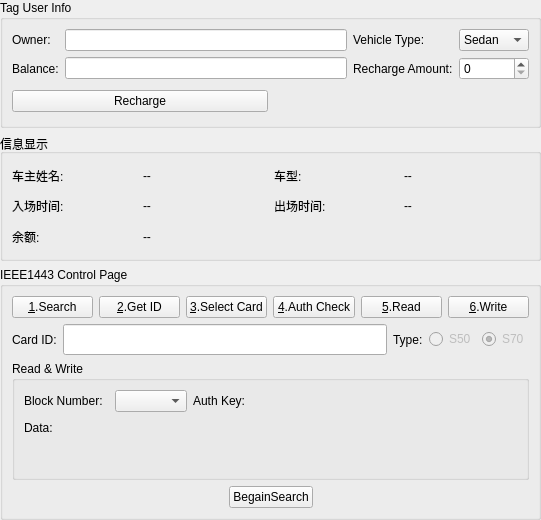
<?xml version="1.0" encoding="UTF-8"?>
<ui version="4.0">
 <class>IEEE14443ControlWidget</class>
 <widget class="QWidget" name="IEEE14443ControlWidget">
  <property name="geometry">
   <rect>
    <x>0</x>
    <y>0</y>
    <width>541</width>
    <height>520</height>
   </rect>
  </property>
  <layout class="QVBoxLayout" name="verticalLayout">
   <property name="margin">
    <number>0</number>
   </property>
   <item>
    <widget class="QGroupBox" name="tagInfoGroupBox">
     <property name="title">
      <string>Tag User Info</string>
     </property>
     <layout class="QVBoxLayout" name="verticalLayout_2">
      <item>
       <layout class="QGridLayout" name="gridLayout">
        <item row="0" column="0">
         <widget class="QLabel" name="label_owner">
          <property name="text">
           <string>Owner:</string>
          </property>
         </widget>
        </item>
        <item row="0" column="1">
         <widget class="QLineEdit" name="ownerNameEdit">
          <property name="maxLength">
           <number>12</number>
          </property>
         </widget>
        </item>
        <item row="0" column="2">
         <widget class="QLabel" name="label_vehicle">
          <property name="text">
           <string>Vehicle Type:</string>
          </property>
         </widget>
        </item>
        <item row="0" column="3">
         <widget class="QComboBox" name="vehicleTypeBox">
          <item>
           <property name="text">
            <string>Sedan</string>
           </property>
          </item>
          <item>
           <property name="text">
            <string>SUV</string>
           </property>
          </item>
          <item>
           <property name="text">
            <string>Truck</string>
           </property>
          </item>
          <item>
           <property name="text">
            <string>Electric</string>
           </property>
          </item>
          <item>
           <property name="text">
            <string>Other</string>
           </property>
          </item>
         </widget>
        </item>
        <item row="1" column="0">
         <widget class="QLabel" name="label_balance">
          <property name="text">
           <string>Balance:</string>
          </property>
         </widget>
        </item>
        <item row="1" column="1">
         <widget class="QLineEdit" name="balanceEdit">
          <property name="readOnly">
           <bool>true</bool>
          </property>
         </widget>
        </item>
        <item row="1" column="2">
         <widget class="QLabel" name="label_recharge">
          <property name="text">
           <string>Recharge Amount:</string>
          </property>
         </widget>
        </item>
        <item row="1" column="3">
         <widget class="QSpinBox" name="rechargeSpin">
          <property name="maximum">
           <number>100000</number>
          </property>
         </widget>
        </item>
       </layout>
      </item>
      <item>
       <layout class="QHBoxLayout" name="horizontalLayout_infoButtons">
        <item>
         <widget class="QPushButton" name="rechargeBtn">
          <property name="text">
           <string>Recharge</string>
          </property>
         </widget>
        </item>
        <item>
         <widget class="QLabel" name="parkingStatusLabel">
          <property name="text">
           <string/>
          </property>
         </widget>
        </item>
       </layout>
      </item>
     </layout>
    </widget>
   </item>
   <item>
    <widget class="QGroupBox" name="infoDisplayGroupBox">
     <property name="title">
      <string>信息显示</string>
     </property>
     <layout class="QGridLayout" name="gridLayout_5">
      <item row="0" column="0">
       <widget class="QLabel" name="label_infoOwner">
        <property name="text">
         <string>车主姓名:</string>
        </property>
       </widget>
      </item>
      <item row="0" column="1">
       <widget class="QLabel" name="infoOwnerValue">
        <property name="text">
         <string>--</string>
        </property>
       </widget>
      </item>
      <item row="0" column="2">
       <widget class="QLabel" name="label_infoVehicle">
        <property name="text">
         <string>车型:</string>
        </property>
       </widget>
      </item>
      <item row="0" column="3">
       <widget class="QLabel" name="infoVehicleValue">
        <property name="text">
         <string>--</string>
        </property>
       </widget>
      </item>
      <item row="1" column="0">
       <widget class="QLabel" name="label_infoEntry">
        <property name="text">
         <string>入场时间:</string>
        </property>
       </widget>
      </item>
      <item row="1" column="1">
       <widget class="QLabel" name="infoEntryTimeValue">
        <property name="text">
         <string>--</string>
        </property>
       </widget>
      </item>
      <item row="1" column="2">
       <widget class="QLabel" name="label_infoExit">
        <property name="text">
         <string>出场时间:</string>
        </property>
       </widget>
      </item>
      <item row="1" column="3">
       <widget class="QLabel" name="infoExitTimeValue">
        <property name="text">
         <string>--</string>
        </property>
       </widget>
      </item>
      <item row="2" column="0">
       <widget class="QLabel" name="label_infoBalance">
        <property name="text">
         <string>余额:</string>
        </property>
       </widget>
      </item>
      <item row="2" column="1" colspan="3">
       <widget class="QLabel" name="infoBalanceValue">
        <property name="text">
         <string>--</string>
        </property>
       </widget>
      </item>
     </layout>
    </widget>
   </item>
   <item>
    <widget class="QGroupBox" name="groupBox">
     <property name="title">
      <string>IEEE1443 Control Page</string>
     </property>
     <layout class="QVBoxLayout" name="verticalLayout_6" stretch="0,0,0,0">
      <item>
       <layout class="QHBoxLayout" name="horizontalLayout">
        <item>
         <widget class="QPushButton" name="searchCardBtn">
          <property name="text">
           <string>&amp;1.Search</string>
          </property>
         </widget>
        </item>
        <item>
         <widget class="QPushButton" name="getIdBtn">
          <property name="text">
           <string>&amp;2.Get ID</string>
          </property>
         </widget>
        </item>
        <item>
         <widget class="QPushButton" name="selCardBtn">
          <property name="text">
           <string>&amp;3.Select Card</string>
          </property>
         </widget>
        </item>
        <item>
         <widget class="QPushButton" name="authCheckBtn">
          <property name="text">
           <string>&amp;4.Auth Check</string>
          </property>
         </widget>
        </item>
        <item>
         <widget class="QPushButton" name="readBtn">
          <property name="text">
           <string>&amp;5.Read</string>
          </property>
         </widget>
        </item>
        <item>
         <widget class="QPushButton" name="writeBtn">
          <property name="text">
           <string>&amp;6.Write</string>
          </property>
         </widget>
        </item>
       </layout>
      </item>
      <item>
       <layout class="QHBoxLayout" name="horizontalLayout_6">
        <item>
         <widget class="QLabel" name="label_2">
          <property name="text">
           <string>Card ID:</string>
          </property>
         </widget>
        </item>
        <item>
         <widget class="QLineEdit" name="selCardIdEdit">
          <property name="font">
           <font>
            <family>黑体</family>
            <pointsize>12</pointsize>
           </font>
          </property>
          <property name="styleSheet">
           <string notr="true">color: rgb(255, 0, 0);</string>
          </property>
          <property name="readOnly">
           <bool>true</bool>
          </property>
         </widget>
        </item>
        <item>
         <widget class="QLabel" name="label_3">
          <property name="text">
           <string>Type:</string>
          </property>
         </widget>
        </item>
        <item>
         <widget class="QWidget" name="typeWidget" native="true">
          <layout class="QHBoxLayout" name="horizontalLayout_4">
           <property name="margin">
            <number>0</number>
           </property>
           <item>
            <widget class="QRadioButton" name="s50CardBtn">
             <property name="enabled">
              <bool>false</bool>
             </property>
             <property name="text">
              <string>S50</string>
             </property>
             <property name="checked">
              <bool>false</bool>
             </property>
            </widget>
           </item>
           <item>
            <widget class="QRadioButton" name="s70CardBtn">
             <property name="enabled">
              <bool>false</bool>
             </property>
             <property name="text">
              <string>S70</string>
             </property>
             <property name="checked">
              <bool>true</bool>
             </property>
            </widget>
           </item>
          </layout>
         </widget>
        </item>
       </layout>
      </item>
      <item>
       <widget class="QGroupBox" name="groupBox_4">
        <property name="title">
         <string>Read &amp;&amp; Write</string>
        </property>
        <layout class="QVBoxLayout" name="verticalLayout_5">
         <item>
          <layout class="QHBoxLayout" name="horizontalLayout_8" stretch="0,0,0,0,10">
           <item>
            <widget class="QLabel" name="label_6">
             <property name="text">
              <string>Block Number:</string>
             </property>
            </widget>
           </item>
           <item>
            <widget class="QWidget" name="authTypeWidget" native="true">
             <layout class="QHBoxLayout" name="horizontalLayout_5">
              <property name="margin">
               <number>0</number>
              </property>
             </layout>
            </widget>
           </item>
           <item>
            <widget class="QComboBox" name="blockNumberBox"/>
           </item>
           <item>
            <widget class="QLabel" name="label_4">
             <property name="text">
              <string>Auth Key:</string>
             </property>
            </widget>
           </item>
           <item>
            <widget class="QHexEdit" name="authKeyEdit" native="true">
             <property name="maximumSize">
              <size>
               <width>16777215</width>
               <height>24</height>
              </size>
             </property>
            </widget>
           </item>
          </layout>
         </item>
         <item>
          <layout class="QHBoxLayout" name="horizontalLayout_7" stretch="0,0">
           <item>
            <widget class="QLabel" name="label_7">
             <property name="text">
              <string>Data:</string>
             </property>
            </widget>
           </item>
           <item>
            <spacer name="horizontalSpacer_2">
             <property name="orientation">
              <enum>Qt::Horizontal</enum>
             </property>
             <property name="sizeHint" stdset="0">
              <size>
               <width>40</width>
               <height>20</height>
              </size>
             </property>
            </spacer>
           </item>
          </layout>
         </item>
         <item>
          <widget class="QHexEdit" name="dataEdit" native="true">
           <property name="maximumSize">
            <size>
             <width>16777215</width>
             <height>24</height>
            </size>
           </property>
          </widget>
         </item>
         <item>
          <widget class="QLabel" name="resultLabel">
           <property name="font">
            <font>
             <pointsize>12</pointsize>
            </font>
           </property>
           <property name="styleSheet">
            <string notr="true">color: rgb(255, 0, 0);</string>
           </property>
           <property name="text">
            <string/>
           </property>
          </widget>
         </item>
         <item>
          <layout class="QHBoxLayout" name="horizontalLayout_3"/>
         </item>
        </layout>
       </widget>
      </item>
      <item>
       <layout class="QHBoxLayout" name="horizontalLayout_2">
        <item>
         <spacer name="horizontalSpacer">
          <property name="orientation">
           <enum>Qt::Horizontal</enum>
          </property>
          <property name="sizeHint" stdset="0">
           <size>
            <width>40</width>
            <height>20</height>
           </size>
          </property>
         </spacer>
        </item>
        <item>
         <widget class="QPushButton" name="pushButton">
          <property name="text">
           <string>BegainSearch</string>
          </property>
         </widget>
        </item>
        <item>
         <spacer name="horizontalSpacer_3">
          <property name="orientation">
           <enum>Qt::Horizontal</enum>
          </property>
          <property name="sizeHint" stdset="0">
           <size>
            <width>40</width>
            <height>20</height>
           </size>
          </property>
         </spacer>
        </item>
       </layout>
      </item>
     </layout>
    </widget>
   </item>
  </layout>
 </widget>
 <customwidgets>
  <customwidget>
   <class>QHexEdit</class>
   <extends>QWidget</extends>
   <header>rfidWidget/qhexedit.h</header>
   <container>1</container>
  </customwidget>
 </customwidgets>
 <resources/>
 <connections/>
</ui>
